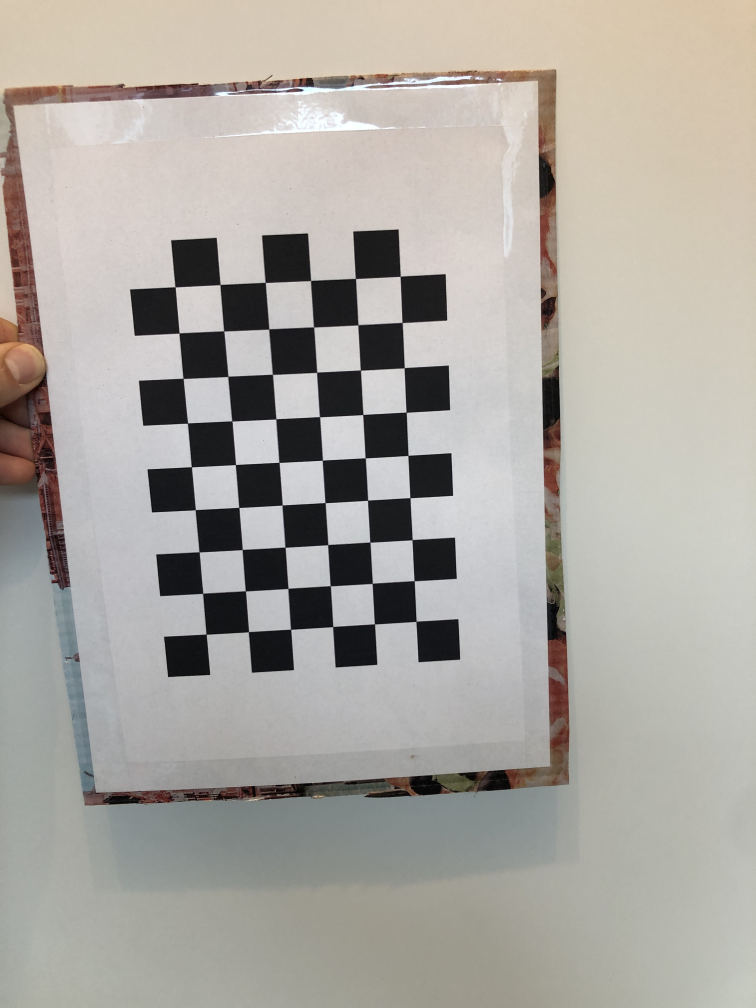
#> input picture Classic-Approach/Calibration/calibrationImages/iPhone8/IMG_4934.JPG, 3024 x 4032 px (shown at 1/4 size); its folder holds 4 pictures in this run
$ jupyter execute --allow-errors CamCalibration.ipynb
#> lines starting #> are read from the running program, lines starting #| are printed output that depends on the picture
[cell 1]
import cv2
import numpy as np
import glob

#seen here https://opencv24-python-tutorials.readthedocs.io/en/stable/py_tutorials/py_calib3d/py_calibration/py_calibration.html

# Define the dimensions of checkerboard
CHECKERBOARD = (6, 9)

# Define side length
checkerDimension = 0.01882  #meter

# stop the iteration when specified
# accuracy, epsilon, is reached or
# specified number of iterations are completed.
criteria = (cv2.TERM_CRITERIA_EPS + cv2.TERM_CRITERIA_MAX_ITER, 30, 0.001)

# Vector for 3D points
object_points = []
# Vector for 2D points
image_points = []

#  3D points real world coordinates
objectp3d = np.zeros((CHECKERBOARD[0] * CHECKERBOARD[1], 3), np.float32)
objectp3d[:, :2] = np.mgrid[0:CHECKERBOARD[0],
                   0:CHECKERBOARD[1]].T.reshape(-1, 2)

# Extracting path of individual image stored
# in a given directory. Since no path is
# specified, it will take current directory
# jpg files alone
images = glob.glob('calibrationImages/iPhone8/*.JPG')
for filename in images:
    image = cv2.imread(filename)
#> image is the input picture: shape (4032, 3024, 3); mean B, G, R 160.8, 167, 170.8
    grayColor = cv2.cvtColor(image, cv2.COLOR_BGR2GRAY)
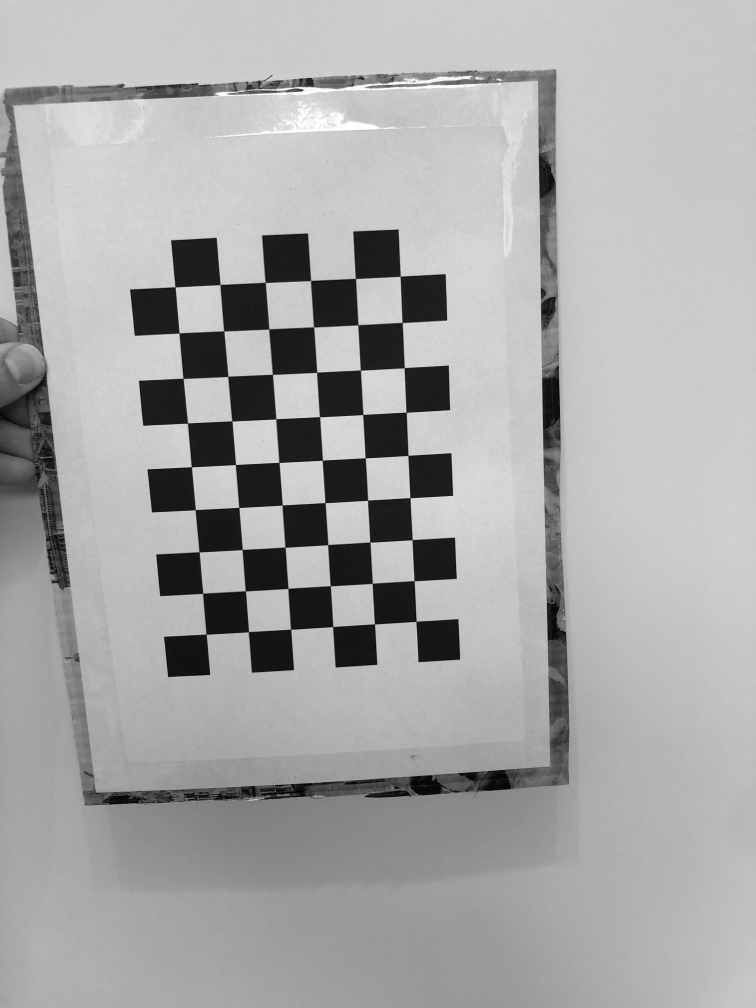
#> grayColor: shape (4032, 3024) (shown at 1/4 size); min 0, max 255, mean 167.5

    # Find the chess board corners
    # If desired number of corners are
    # found in the image then ret = true
    ret, corners = cv2.findChessboardCorners(
        grayColor,
        CHECKERBOARD,
        cv2.CALIB_CB_ADAPTIVE_THRESH + cv2.CALIB_CB_FAST_CHECK + cv2.CALIB_CB_NORMALIZE_IMAGE)
#> ret = True; corners = 54 rows, first 8: [1665.4, 2487], [1498.7, 2496.6], [1332.3, 2507.5], [1166, 2518.6], [995.6, 2527.5], [826.4, 2538.4], [1658, 2324.5], [1489.6, 2335.3]

    # If desired number of corners can be detected then,
    # refine the pixel coordinates
    if ret == True:
        object_points.append(objectp3d)
        # Refining pixel coordinates
        # for given 2d points.
        print(filename)
        corners2 = cv2.cornerSubPix(grayColor, corners, (11, 11), (-1, -1), criteria)
#> corners2 = 54 rows, first 8: [1665.5, 2486.7], [1498.9, 2497.1], [1332.2, 2507.6], [1164.1, 2518.2], [995.5, 2528.2], [826.1, 2537.8], [1657.9, 2324.4], [1490.1, 2334.9]

        image_points.append(corners2)
#> pass 2 of the loop `for filename in images:`:
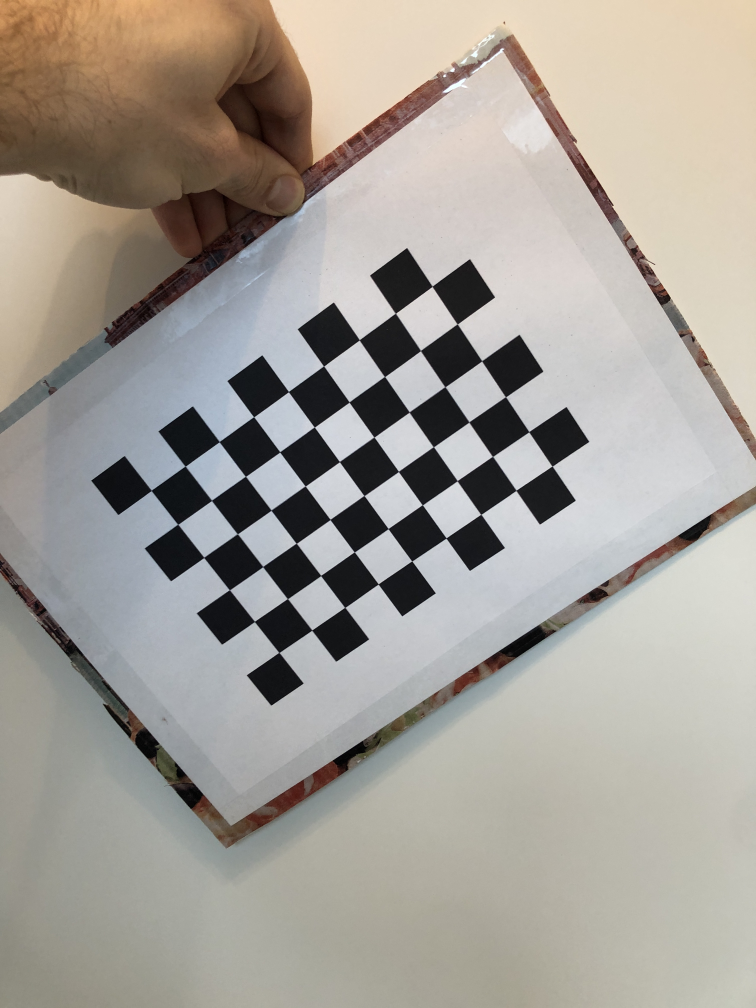
#> input picture Classic-Approach/Calibration/calibrationImages/iPhone8/IMG_4935.JPG, 3024 x 4032 px (shown at 1/4 size)
#> image is the input picture: shape (4032, 3024, 3); mean B, G, R 151.3, 158.7, 164
#> `grayColor = cv2.cvtColor(image, cv2.COLOR_BGR2GRAY)`:
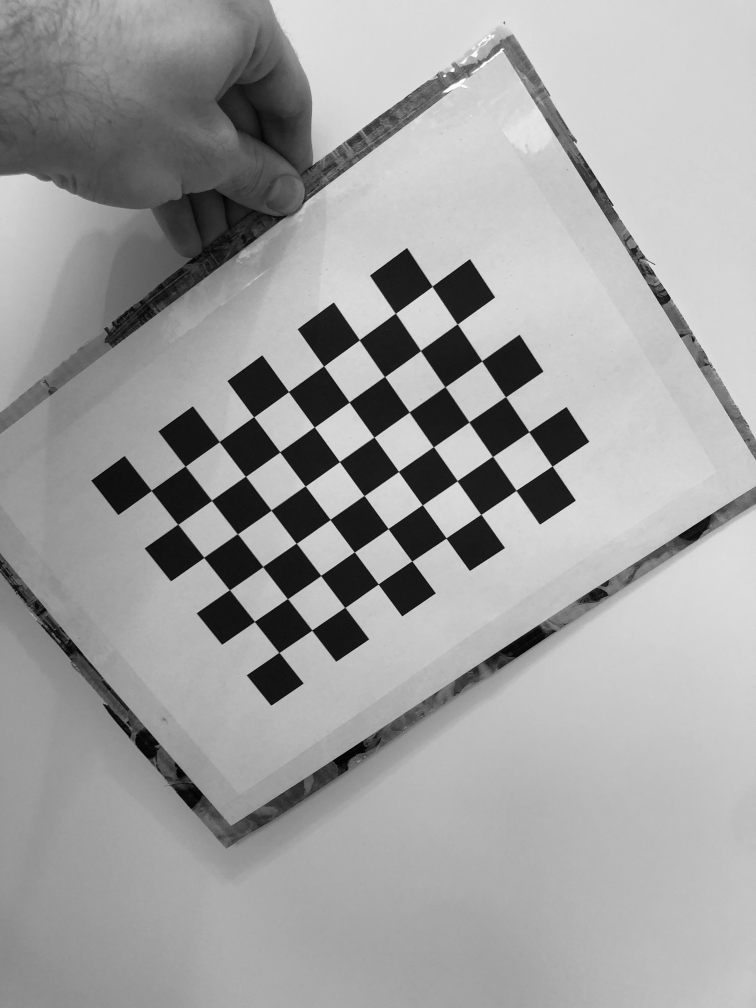
#> grayColor: shape (4032, 3024) (shown at 1/4 size); min 0, max 255, mean 159.4
#> corners = 54 rows, first 8: [1117.5, 2611], [1020, 2487.5], [919, 2360], [816, 2231], [712.5, 2097.5], [606.5, 1963.5], [1249, 2522], [1151, 2396]
#> corners2 = 54 rows, first 8: [1117.1, 2611.1], [1018.9, 2487], [919, 2360.4], [816.9, 2231], [712.8, 2098.7], [606.5, 1963], [1248.5, 2521.7], [1151, 2395.8]
#> pass 3 of the loop `for filename in images:`:
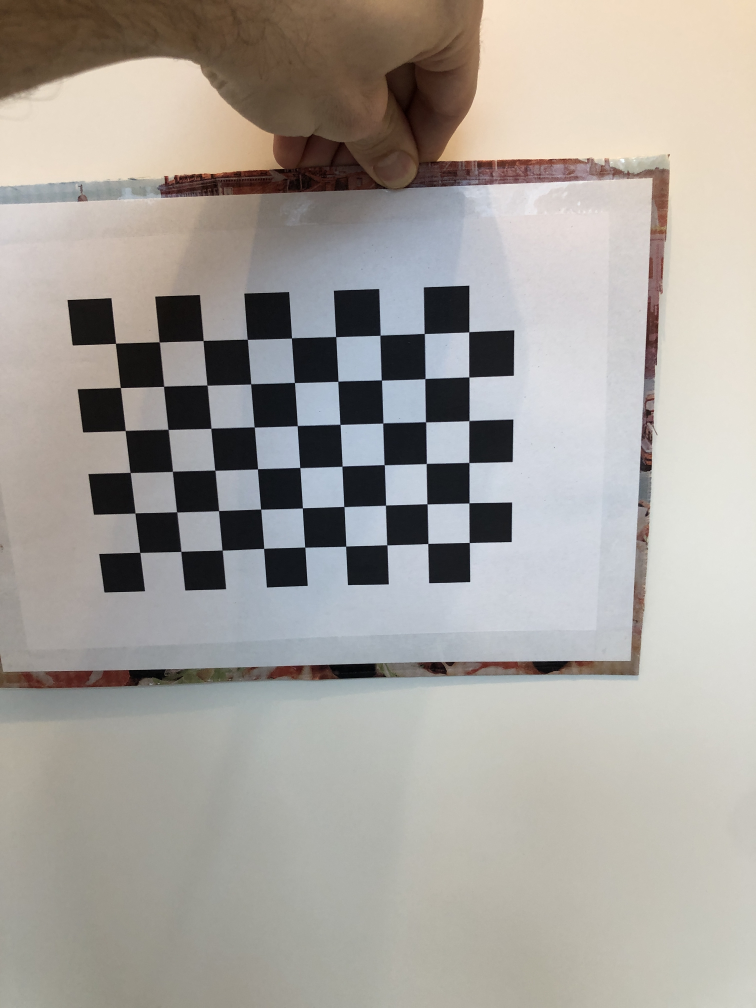
#> input picture Classic-Approach/Calibration/calibrationImages/iPhone8/IMG_4936.JPG, 3024 x 4032 px (shown at 1/4 size)
#> image is the input picture: shape (4032, 3024, 3); mean B, G, R 155.5, 161.4, 166
#> `grayColor = cv2.cvtColor(image, cv2.COLOR_BGR2GRAY)`:
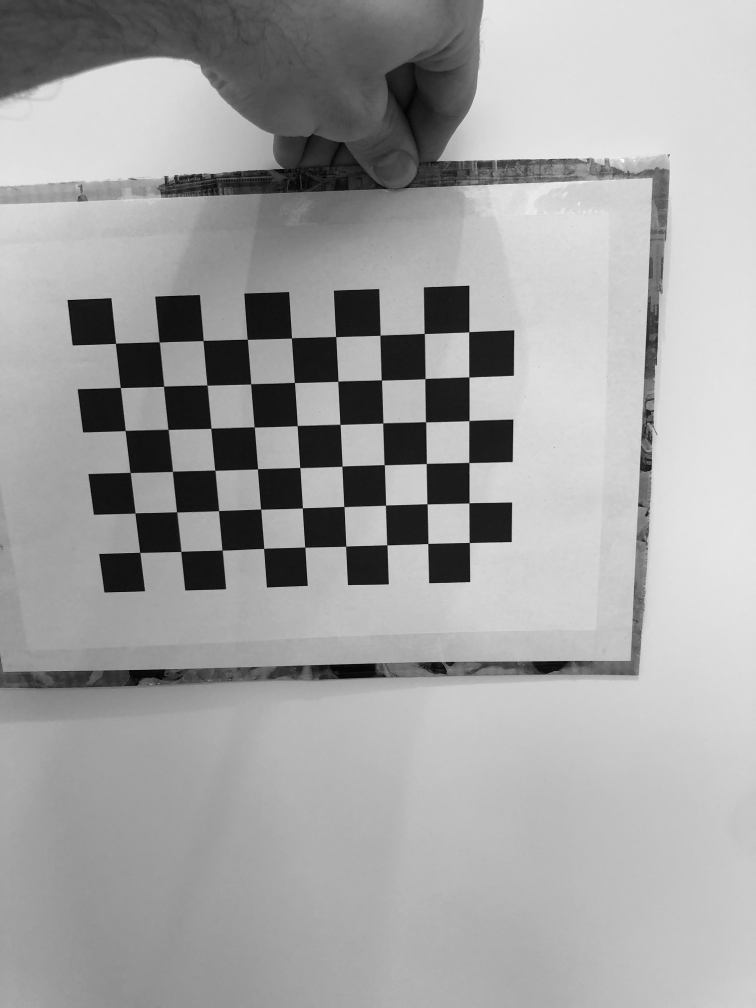
#> grayColor: shape (4032, 3024) (shown at 1/4 size); min 0, max 255, mean 162.1
#> corners = 54 rows, first 8: [559.8, 2210], [542.9, 2052.8], [522, 1891.5], [501.6, 1725.5], [482.5, 1551], [464.8, 1373.4], [725, 2206.5], [708.5, 2049.5]
#> corners2 = 54 rows, first 8: [560.8, 2210.6], [541.6, 2053.2], [522.1, 1890.9], [502.7, 1723.9], [483.1, 1551.9], [463.8, 1374.8], [725.4, 2206.7], [708.1, 2048.6]
#> the loop made 4 passes; the first 3 are shown

    # [10 lines of commented-out code are left out]
object_points = np.array(object_points) * checkerDimension
image_points = np.array(image_points)

# Perform camera calibration by
# passing the value of above found out 3D points (object_points)
# and its corresponding pixel coordinates of the
# detected corners (image_points)
ret, k_matrix, distortion, r_vecs, t_vecs = cv2.calibrateCamera(object_points,
                                                                image_points,
                                                                grayColor.shape[::-1],
                                                                None, None)

#safe the determined calibration parameter in a file, to use them later
#> (the rest of this cell did not finish here and is left out)
